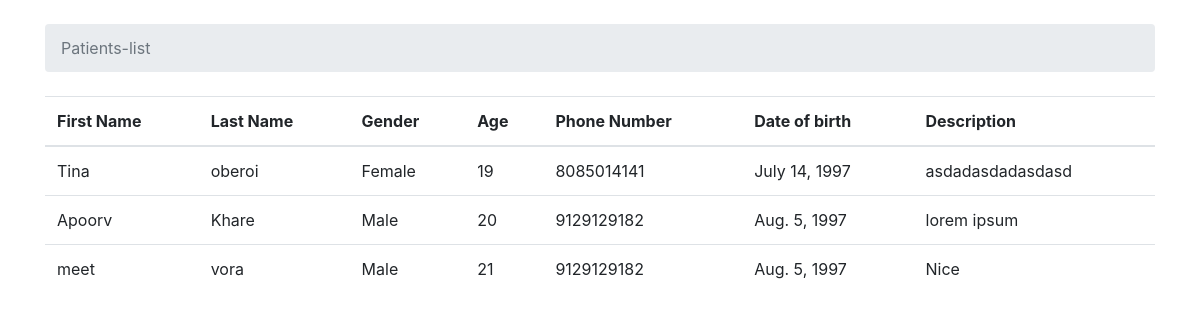
The page /list/ on the database as committed earlier.
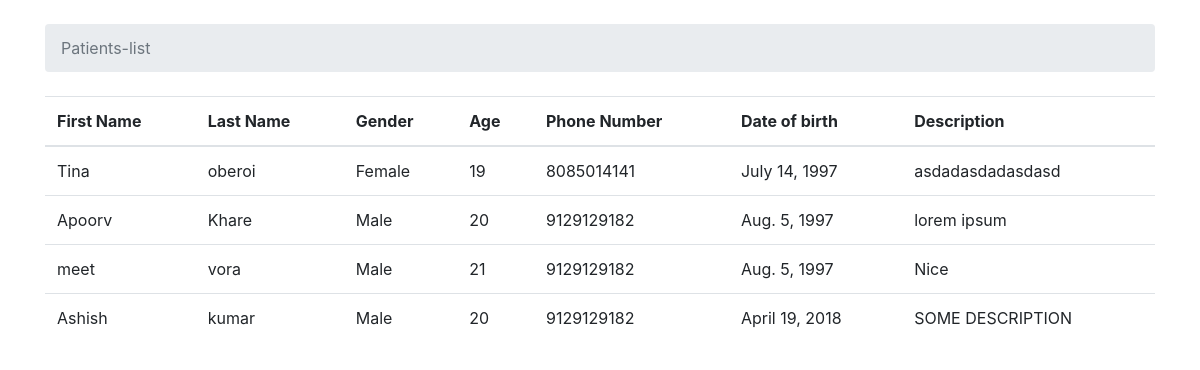
The same page on the database as committed later.
### info/models.py (models this page shows)
class Patient(models.Model):
	first_name = models.CharField(max_length=30)
	last_name = models.CharField(max_length=30)
	age = models.IntegerField()
	dob = models.DateField()
	gender = models.CharField(max_length=30)
	phone_number = models.CharField(max_length=12)
	text_info = models.TextField()

### info/views.py (the view)
# urls.py: url(r'^list/$',views.patients_list, name='patients_list'),
def patients_list(request):
	patients = Patient.objects.all()
	return render(request, 'list.html', {'patients': patients})

### templates/list.html (shortened to what this page needs)
{% load static %}<!DOCTYPE html>
<html>
  <head>
    <link rel="stylesheet" href="https://maxcdn.bootstrapcdn.com/bootstrap/4.0.0/css/bootstrap.min.css">
  </head>
  <body>
    <div class="container">
      <ol class="breadcrumb my-4">
        <li class="breadcrumb-item active">Patients-list</li>
      </ol>
      <table class="table">
        <thead class="thead-inverse">
          <tr>
            <th>First Name</th>
            <th>Last Name</th>
            <th>Gender</th>
            <th>Age</th>
            <th>Phone Number</th>
            <th>Date of birth</th>
            <th>Description</th>
          </tr>
        </thead>
        <tbody>
          {% for pat in patients %}
            <tr>
              <td>
                {{ pat.first_name }}
              </td>
              <td>
                {{ pat.last_name }}
              </td>
              <td>
                {{ pat.gender }}
              </td>
              <td>
                {{ pat.age }}
              </td>
              <td>
                {{ pat.phone_number }}
              </td>
              <td>
                {{ pat.dob }}
              </td>
               <td>
                {{ pat.text_info }}
              </td>
            </tr>
          {% endfor %}
        </tbody>
      </table>
    </div>
  </body>
</html>

Rows that differ between the two databases and show on the page:
added Patient: first_name "Ashish", last_name "kumar", gender "Male", age "20", phone_number "9129129182", dob "April 19, 2018", text_info "SOME DESCRIPTION"
